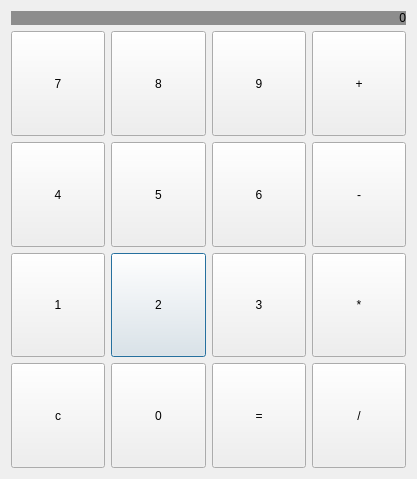
<?xml version="1.0" encoding="UTF-8"?>
<ui version="4.0">
 <class>caculatorClass</class>
 <widget class="QDialog" name="caculatorClass">
  <property name="geometry">
   <rect>
    <x>0</x>
    <y>0</y>
    <width>417</width>
    <height>479</height>
   </rect>
  </property>
  <property name="windowTitle">
   <string>caculator</string>
  </property>
  <property name="layoutDirection">
   <enum>Qt::LeftToRight</enum>
  </property>
  <layout class="QVBoxLayout" name="verticalLayout">
   <property name="sizeConstraint">
    <enum>QLayout::SetNoConstraint</enum>
   </property>
   <item>
    <widget class="QLabel" name="lab_display">
     <property name="styleSheet">
      <string notr="true">font: 48pt &quot;宋体&quot;;
background-color: rgb(141, 141, 141);</string>
     </property>
     <property name="text">
      <string>0</string>
     </property>
     <property name="alignment">
      <set>Qt::AlignRight|Qt::AlignTrailing|Qt::AlignVCenter</set>
     </property>
    </widget>
   </item>
   <item>
    <layout class="QGridLayout" name="gridLayout">
     <item row="2" column="1">
      <widget class="QPushButton" name="btn_2">
       <property name="sizePolicy">
        <sizepolicy hsizetype="Expanding" vsizetype="Expanding">
         <horstretch>0</horstretch>
         <verstretch>0</verstretch>
        </sizepolicy>
       </property>
       <property name="styleSheet">
        <string notr="true">font: 18pt &quot;宋体&quot;;</string>
       </property>
       <property name="text">
        <string>2</string>
       </property>
      </widget>
     </item>
     <item row="2" column="2">
      <widget class="QPushButton" name="btn_3">
       <property name="sizePolicy">
        <sizepolicy hsizetype="Expanding" vsizetype="Expanding">
         <horstretch>0</horstretch>
         <verstretch>0</verstretch>
        </sizepolicy>
       </property>
       <property name="styleSheet">
        <string notr="true">font: 18pt &quot;宋体&quot;;</string>
       </property>
       <property name="text">
        <string>3</string>
       </property>
      </widget>
     </item>
     <item row="0" column="2">
      <widget class="QPushButton" name="btn_9">
       <property name="sizePolicy">
        <sizepolicy hsizetype="Expanding" vsizetype="Expanding">
         <horstretch>0</horstretch>
         <verstretch>0</verstretch>
        </sizepolicy>
       </property>
       <property name="styleSheet">
        <string notr="true">font: 18pt &quot;宋体&quot;;</string>
       </property>
       <property name="text">
        <string>9</string>
       </property>
      </widget>
     </item>
     <item row="3" column="1">
      <widget class="QPushButton" name="btn_0">
       <property name="sizePolicy">
        <sizepolicy hsizetype="Expanding" vsizetype="Expanding">
         <horstretch>0</horstretch>
         <verstretch>0</verstretch>
        </sizepolicy>
       </property>
       <property name="styleSheet">
        <string notr="true">font: 18pt &quot;宋体&quot;;</string>
       </property>
       <property name="text">
        <string>0</string>
       </property>
      </widget>
     </item>
     <item row="1" column="2">
      <widget class="QPushButton" name="btn_6">
       <property name="sizePolicy">
        <sizepolicy hsizetype="Expanding" vsizetype="Expanding">
         <horstretch>0</horstretch>
         <verstretch>0</verstretch>
        </sizepolicy>
       </property>
       <property name="styleSheet">
        <string notr="true">font: 18pt &quot;宋体&quot;;</string>
       </property>
       <property name="text">
        <string>6</string>
       </property>
      </widget>
     </item>
     <item row="3" column="2">
      <widget class="QPushButton" name="btn_equ">
       <property name="sizePolicy">
        <sizepolicy hsizetype="Expanding" vsizetype="Expanding">
         <horstretch>0</horstretch>
         <verstretch>0</verstretch>
        </sizepolicy>
       </property>
       <property name="styleSheet">
        <string notr="true">font: 18pt &quot;宋体&quot;;</string>
       </property>
       <property name="text">
        <string>=</string>
       </property>
      </widget>
     </item>
     <item row="3" column="3">
      <widget class="QPushButton" name="btn_div">
       <property name="sizePolicy">
        <sizepolicy hsizetype="Expanding" vsizetype="Expanding">
         <horstretch>0</horstretch>
         <verstretch>0</verstretch>
        </sizepolicy>
       </property>
       <property name="styleSheet">
        <string notr="true">font: 18pt &quot;宋体&quot;;</string>
       </property>
       <property name="text">
        <string>/</string>
       </property>
      </widget>
     </item>
     <item row="0" column="3">
      <widget class="QPushButton" name="btn_add">
       <property name="sizePolicy">
        <sizepolicy hsizetype="Expanding" vsizetype="Expanding">
         <horstretch>0</horstretch>
         <verstretch>0</verstretch>
        </sizepolicy>
       </property>
       <property name="styleSheet">
        <string notr="true">font: 18pt &quot;宋体&quot;;</string>
       </property>
       <property name="text">
        <string>+</string>
       </property>
      </widget>
     </item>
     <item row="1" column="0">
      <widget class="QPushButton" name="btn_4">
       <property name="sizePolicy">
        <sizepolicy hsizetype="Expanding" vsizetype="Expanding">
         <horstretch>0</horstretch>
         <verstretch>0</verstretch>
        </sizepolicy>
       </property>
       <property name="styleSheet">
        <string notr="true">font: 18pt &quot;宋体&quot;;</string>
       </property>
       <property name="text">
        <string>4</string>
       </property>
      </widget>
     </item>
     <item row="1" column="1">
      <widget class="QPushButton" name="btn_5">
       <property name="sizePolicy">
        <sizepolicy hsizetype="Expanding" vsizetype="Expanding">
         <horstretch>0</horstretch>
         <verstretch>0</verstretch>
        </sizepolicy>
       </property>
       <property name="styleSheet">
        <string notr="true">font: 18pt &quot;宋体&quot;;</string>
       </property>
       <property name="text">
        <string>5</string>
       </property>
      </widget>
     </item>
     <item row="0" column="1">
      <widget class="QPushButton" name="btn_8">
       <property name="sizePolicy">
        <sizepolicy hsizetype="Expanding" vsizetype="Expanding">
         <horstretch>0</horstretch>
         <verstretch>0</verstretch>
        </sizepolicy>
       </property>
       <property name="styleSheet">
        <string notr="true">font: 18pt &quot;宋体&quot;;</string>
       </property>
       <property name="text">
        <string>8</string>
       </property>
      </widget>
     </item>
     <item row="1" column="3">
      <widget class="QPushButton" name="btn_sub">
       <property name="sizePolicy">
        <sizepolicy hsizetype="Expanding" vsizetype="Expanding">
         <horstretch>0</horstretch>
         <verstretch>0</verstretch>
        </sizepolicy>
       </property>
       <property name="styleSheet">
        <string notr="true">font: 18pt &quot;宋体&quot;;</string>
       </property>
       <property name="text">
        <string>-</string>
       </property>
      </widget>
     </item>
     <item row="2" column="0">
      <widget class="QPushButton" name="btn_1">
       <property name="sizePolicy">
        <sizepolicy hsizetype="Expanding" vsizetype="Expanding">
         <horstretch>0</horstretch>
         <verstretch>0</verstretch>
        </sizepolicy>
       </property>
       <property name="styleSheet">
        <string notr="true">font: 18pt &quot;宋体&quot;;</string>
       </property>
       <property name="text">
        <string>1</string>
       </property>
      </widget>
     </item>
     <item row="0" column="0">
      <widget class="QPushButton" name="btn_7">
       <property name="sizePolicy">
        <sizepolicy hsizetype="Expanding" vsizetype="Expanding">
         <horstretch>0</horstretch>
         <verstretch>0</verstretch>
        </sizepolicy>
       </property>
       <property name="styleSheet">
        <string notr="true">font: 18pt &quot;宋体&quot;;</string>
       </property>
       <property name="text">
        <string>7</string>
       </property>
      </widget>
     </item>
     <item row="2" column="3">
      <widget class="QPushButton" name="btn_mul">
       <property name="sizePolicy">
        <sizepolicy hsizetype="Expanding" vsizetype="Expanding">
         <horstretch>0</horstretch>
         <verstretch>0</verstretch>
        </sizepolicy>
       </property>
       <property name="styleSheet">
        <string notr="true">font: 18pt &quot;宋体&quot;;</string>
       </property>
       <property name="text">
        <string>*</string>
       </property>
      </widget>
     </item>
     <item row="3" column="0">
      <widget class="QPushButton" name="btn_clear">
       <property name="sizePolicy">
        <sizepolicy hsizetype="Expanding" vsizetype="Expanding">
         <horstretch>0</horstretch>
         <verstretch>0</verstretch>
        </sizepolicy>
       </property>
       <property name="styleSheet">
        <string notr="true">font: 18pt &quot;宋体&quot;;</string>
       </property>
       <property name="text">
        <string>c</string>
       </property>
      </widget>
     </item>
    </layout>
   </item>
  </layout>
 </widget>
 <layoutdefault spacing="6" margin="11"/>
 <resources>
  <include location="caculator.qrc"/>
 </resources>
 <connections/>
</ui>
